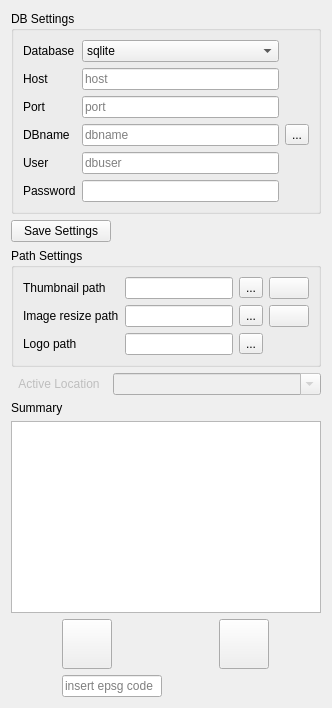
     <widget class="QWidget" name="tab">
      <property name="sizePolicy">
       <sizepolicy hsizetype="Preferred" vsizetype="Preferred">
        <horstretch>0</horstretch>
        <verstretch>0</verstretch>
       </sizepolicy>
      </property>
      <attribute name="title">
       <string>Connection settings</string>
      </attribute>
      <layout class="QGridLayout" name="gridLayout_19">
       <item row="0" column="0" colspan="2">
        <layout class="QGridLayout" name="gridLayout_18">
         <item row="0" column="0">
          <widget class="QgsCollapsibleGroupBox" name="groupBox_3">
           <property name="title">
            <string>DB Settings</string>
           </property>
           <layout class="QGridLayout" name="gridLayout">
            <item row="3" column="3">
             <widget class="QToolButton" name="toolButton_db">
              <property name="text">
               <string>...</string>
              </property>
             </widget>
            </item>
            <item row="0" column="0">
             <widget class="QLabel" name="label">
              <property name="text">
               <string>Database</string>
              </property>
             </widget>
            </item>
            <item row="0" column="2">
             <widget class="QComboBox" name="comboBox_Database">
              <property name="enabled">
               <bool>true</bool>
              </property>
              <property name="mouseTracking">
               <bool>false</bool>
              </property>
              <property name="contextMenuPolicy">
               <enum>Qt::DefaultContextMenu</enum>
              </property>
              <property name="acceptDrops">
               <bool>false</bool>
              </property>
              <property name="editable">
               <bool>false</bool>
              </property>
              <property name="duplicatesEnabled">
               <bool>false</bool>
              </property>
              <property name="frame">
               <bool>true</bool>
              </property>
              <item>
               <property name="text">
                <string>sqlite</string>
               </property>
              </item>
              <item>
               <property name="text">
                <string>postgres</string>
               </property>
              </item>
             </widget>
            </item>
            <item row="2" column="0">
             <widget class="QLabel" name="label_7">
              <property name="text">
               <string>Port</string>
              </property>
             </widget>
            </item>
            <item row="2" column="2">
             <widget class="QLineEdit" name="lineEdit_Port">
              <property name="text">
               <string/>
              </property>
              <property name="placeholderText">
               <string>port</string>
              </property>
             </widget>
            </item>
            <item row="4" column="0">
             <widget class="QLabel" name="label_4">
              <property name="text">
               <string>User</string>
              </property>
             </widget>
            </item>
            <item row="4" column="2">
             <widget class="QLineEdit" name="lineEdit_User">
              <property name="inputMethodHints">
               <set>Qt::ImhNone</set>
              </property>
              <property name="text">
               <string/>
              </property>
              <property name="placeholderText">
               <string>dbuser</string>
              </property>
             </widget>
            </item>
            <item row="5" column="0">
             <widget class="QLabel" name="label_5">
              <property name="text">
               <string>Password</string>
              </property>
             </widget>
            </item>
            <item row="1" column="0">
             <widget class="QLabel" name="label_2">
              <property name="text">
               <string>Host</string>
              </property>
             </widget>
            </item>
            <item row="3" column="0">
             <widget class="QLabel" name="label_3">
              <property name="text">
               <string>DBname</string>
              </property>
             </widget>
            </item>
            <item row="3" column="2">
             <widget class="QLineEdit" name="lineEdit_DBname">
              <property name="maximumSize">
               <size>
                <width>700</width>
                <height>16777215</height>
               </size>
              </property>
              <property name="text">
               <string/>
              </property>
              <property name="placeholderText">
               <string>dbname</string>
              </property>
             </widget>
            </item>
            <item row="1" column="2">
             <widget class="QLineEdit" name="lineEdit_Host">
              <property name="text">
               <string/>
              </property>
              <property name="placeholderText">
               <string>host</string>
              </property>
             </widget>
            </item>
            <item row="5" column="2">
             <widget class="QgsPasswordLineEdit" name="lineEdit_Password">
              <property name="showLockIcon">
               <bool>true</bool>
              </property>
             </widget>
            </item>
           </layout>
          </widget>
         </item>
         <item row="3" column="0">
          <widget class="QgsCollapsibleGroupBox" name="groupBox_4">
           <property name="title">
            <string>Path Settings</string>
           </property>
           <layout class="QGridLayout" name="gridLayout_10">
            <item row="0" column="0">
             <widget class="QLabel" name="label_10">
              <property name="text">
               <string>Thumbnail path</string>
              </property>
             </widget>
            </item>
            <item row="0" column="1">
             <widget class="QLineEdit" name="lineEdit_Thumb_path">
              <property name="whatsThis">
               <string>&lt;html&gt;&lt;head/&gt;&lt;body&gt;&lt;p&gt;path where you want save the thumbnails&lt;/p&gt;&lt;/body&gt;&lt;/html&gt;</string>
              </property>
              <property name="text">
               <string/>
              </property>
             </widget>
            </item>
            <item row="0" column="2">
             <widget class="QToolButton" name="toolButton_thumbpath">
              <property name="text">
               <string>...</string>
              </property>
             </widget>
            </item>
            <item row="0" column="3">
             <widget class="QPushButton" name="pbnOpenthumbDirectory">
              <property name="icon">
               <iconset resource="../../resources/resources.qrc">
                <normaloff>:/icons/open-folder.png</normaloff>:/icons/open-folder.png</iconset>
              </property>
             </widget>
            </item>
            <item row="1" column="0">
             <widget class="QLabel" name="label_40">
              <property name="text">
               <string>Image resize path</string>
              </property>
             </widget>
            </item>
            <item row="1" column="1">
             <widget class="QLineEdit" name="lineEdit_Thumb_resize">
              <property name="whatsThis">
               <string>&lt;html&gt;&lt;head/&gt;&lt;body&gt;&lt;p&gt;path where you want save the image hight quality&lt;/p&gt;&lt;/body&gt;&lt;/html&gt;</string>
              </property>
              <property name="text">
               <string/>
              </property>
              <property name="placeholderText">
               <string/>
              </property>
             </widget>
            </item>
            <item row="1" column="2">
             <widget class="QToolButton" name="toolButton_resizepath">
              <property name="text">
               <string>...</string>
              </property>
             </widget>
            </item>
            <item row="1" column="3">
             <widget class="QPushButton" name="pbnOpenresizeDirectory">
              <property name="icon">
               <iconset resource="../../resources/resources.qrc">
                <normaloff>:/icons/open-folder.png</normaloff>:/icons/open-folder.png</iconset>
              </property>
             </widget>
            </item>
            <item row="2" column="0">
             <widget class="QLabel" name="label_16">
              <property name="enabled">
               <bool>true</bool>
              </property>
              <property name="text">
               <string>Logo path</string>
              </property>
              <property name="scaledContents">
               <bool>true</bool>
              </property>
             </widget>
            </item>
            <item row="2" column="1">
             <widget class="QLineEdit" name="lineEdit_logo">
              <property name="enabled">
               <bool>true</bool>
              </property>
              <property name="text">
               <string/>
              </property>
             </widget>
            </item>
            <item row="2" column="2">
             <widget class="QToolButton" name="toolButton_logo">
              <property name="text">
               <string>...</string>
              </property>
             </widget>
            </item>
           </layout>
          </widget>
         </item>
         <item row="2" column="0">
          <widget class="QPushButton" name="pushButton_save">
           <property name="maximumSize">
            <size>
             <width>100</width>
             <height>16777215</height>
            </size>
           </property>
           <property name="focusPolicy">
            <enum>Qt::NoFocus</enum>
           </property>
           <property name="text">
            <string>Save Settings</string>
           </property>
           <property name="icon">
            <iconset resource="../../resources/resources.qrc">
             <normaloff>:/icons/save_setting.png</normaloff>:/icons/save_setting.png</iconset>
           </property>
           <property name="checkable">
            <bool>false</bool>
           </property>
           <property name="autoDefault">
            <bool>true</bool>
           </property>
          </widget>
         </item>
        </layout>
       </item>
       <item row="1" column="0">
        <widget class="QToolButton" name="toolButton_active">
         <property name="enabled">
          <bool>false</bool>
         </property>
         <property name="toolTip">
          <string>&lt;html&gt;&lt;head/&gt;&lt;body&gt;&lt;p&gt;Attivazione del sito che si vuole usare&lt;/p&gt;&lt;/body&gt;&lt;/html&gt;</string>
         </property>
         <property name="whatsThis">
          <string>&lt;html&gt;&lt;head/&gt;&lt;body&gt;&lt;p&gt;Attivazione del sito che si vuole usare&lt;/p&gt;&lt;/body&gt;&lt;/html&gt;</string>
         </property>
         <property name="text">
          <string>Active Location</string>
         </property>
         <property name="icon">
          <iconset resource="../../resources/resources.qrc">
           <normaloff>:/icons/iconTimeControll.png</normaloff>
           <selectedon>:/icons/layers-icon.png</selectedon>:/icons/iconTimeControll.png</iconset>
         </property>
         <property name="checkable">
          <bool>true</bool>
         </property>
         <property name="toolButtonStyle">
          <enum>Qt::ToolButtonTextUnderIcon</enum>
         </property>
         <property name="autoRaise">
          <bool>true</bool>
         </property>
         <property name="arrowType">
          <enum>Qt::NoArrow</enum>
         </property>
        </widget>
       </item>
       <item row="1" column="1">
        <widget class="QComboBox" name="comboBox_sito">
         <property name="enabled">
          <bool>false</bool>
         </property>
         <property name="editable">
          <bool>true</bool>
         </property>
         <property name="currentIndex">
          <number>-1</number>
         </property>
        </widget>
       </item>
       <item row="2" column="0">
        <widget class="QLabel" name="label_22">
         <property name="text">
          <string>Summary</string>
         </property>
        </widget>
       </item>
       <item row="3" column="0" colspan="2">
        <widget class="QTableView" name="tableView_summary">
         <property name="dragEnabled">
          <bool>true</bool>
         </property>
         <property name="dragDropMode">
          <enum>QAbstractItemView::DragDrop</enum>
         </property>
         <property name="defaultDropAction">
          <enum>Qt::CopyAction</enum>
         </property>
         <property name="alternatingRowColors">
          <bool>true</bool>
         </property>
         <property name="selectionMode">
          <enum>QAbstractItemView::SingleSelection</enum>
         </property>
         <property name="selectionBehavior">
          <enum>QAbstractItemView::SelectRows</enum>
         </property>
        </widget>
       </item>
       <item row="4" column="0" colspan="2">
        <layout class="QGridLayout" name="gridLayout_11">
         <item row="0" column="1">
          <widget class="QPushButton" name="pushButton_upd_postgres">
           <property name="enabled">
            <bool>true</bool>
           </property>
           <property name="minimumSize">
            <size>
             <width>50</width>
             <height>50</height>
            </size>
           </property>
           <property name="maximumSize">
            <size>
             <width>50</width>
             <height>50</height>
            </size>
           </property>
           <property name="icon">
            <iconset resource="../../resources/resources.qrc">
             <normaloff>:/icons/db_update_postgres.png</normaloff>:/icons/db_update_postgres.png</iconset>
           </property>
           <property name="iconSize">
            <size>
             <width>40</width>
             <height>40</height>
            </size>
           </property>
          </widget>
         </item>
         <item row="0" column="0">
          <widget class="QPushButton" name="pushButton_upd_sqlite">
           <property name="enabled">
            <bool>true</bool>
           </property>
           <property name="sizePolicy">
            <sizepolicy hsizetype="Expanding" vsizetype="Fixed">
             <horstretch>0</horstretch>
             <verstretch>0</verstretch>
            </sizepolicy>
           </property>
           <property name="minimumSize">
            <size>
             <width>50</width>
             <height>50</height>
            </size>
           </property>
           <property name="maximumSize">
            <size>
             <width>50</width>
             <height>50</height>
            </size>
           </property>
           <property name="text">
            <string/>
           </property>
           <property name="icon">
            <iconset resource="../../resources/resources.qrc">
             <normaloff>:/icons/db_update_sqlite.png</normaloff>:/icons/db_update_sqlite.png</iconset>
           </property>
           <property name="iconSize">
            <size>
             <width>40</width>
             <height>40</height>
            </size>
           </property>
          </widget>
         </item>
         <item row="1" column="0">
          <widget class="QLineEdit" name="lineEdit_crs">
           <property name="enabled">
            <bool>true</bool>
           </property>
           <property name="maximumSize">
            <size>
             <width>100</width>
             <height>16777215</height>
            </size>
           </property>
           <property name="text">
            <string/>
           </property>
           <property name="placeholderText">
            <string>insert epsg code</string>
           </property>
          </widget>
         </item>
        </layout>
       </item>
      </layout>
     </widget>
